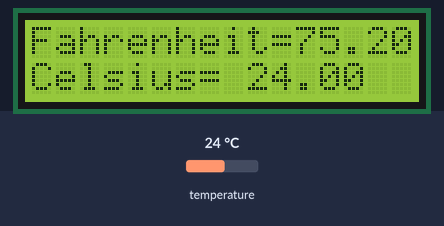
A sketch run on a simulated Arduino Uno, built with avr-gcc and run on an emulated ATmega328P. Shown: 16×2 character LCD. Inputs (shaded band) come from the test bench; at power-on: temperature 24 °C. What the sketch prints to the serial monitor is not drawn.

Above: at 1.2 s.
1.3 s: temperature set to 12 °C
At 2.7 s:
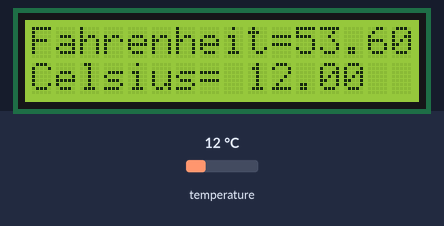
3.9 s: temperature set to 28 °C
At 6.1 s:
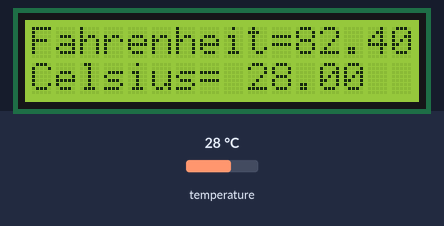
6.5 s: temperature set to 33 °C
At 8.3 s:
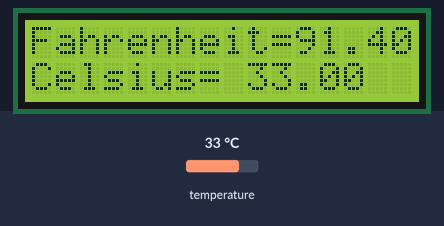
9.2 s: temperature set to 7 °C
At 11.7 s:
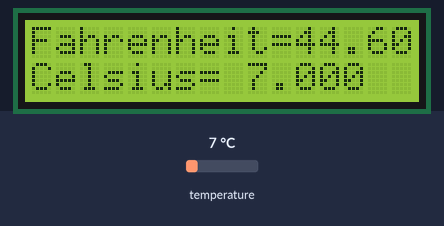
Timing chart, 0 to 12.8 s (numbered marks = the images above; inputs shaded):
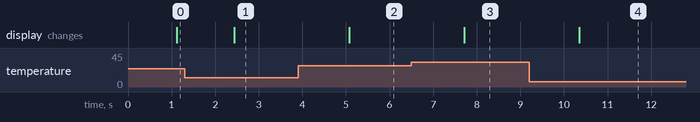

Measured:
- after the input at 1.3 s, the display: changes after 1.1 s (image 1)
- after the input at 3.9 s, the display: changes after 1.2 s (image 2)
- after the input at 6.5 s, the display: changes after 1.2 s (image 3)
- after the input at 9.2 s, the display: changes after 1.2 s (image 4)

The sketch:

SensorProject1_DS18B20TemperatureSensor.ino
```cpp
/*
* Name: DS18B20 Temperature Sensor
*
* Description: Digital thermometer
*
* Author: Amar Bhatt
*/

// OneWire DS18S20, DS18B20, DS1822 Temperature Example
//
// http://www.pjrc.com/teensy/td_libs_OneWire.html
//
// The DallasTemperature library can do all this work for you!
// http://milesburton.com/Dallas_Temperature_Control_Library
#include <OneWire.h>

// LCD library
#include <LiquidCrystal.h>

// Define teperature sensor pin
OneWire  ds(10);  // on pin 10 (a 4.7K resistor is necessary)

// Create new LCD display on pins 12, 11, 5, 4, 3, 2
LiquidCrystal lcd(12, 11, 5, 4, 3, 2);

//Initialize
void setup(void) {
  lcd.begin(16, 2); // 16x2 LCD
  lcd.clear(); //reset lcd
  lcd.setCursor(0,0); //set cursor of led to front
  lcd.print("Fahrenheit= ");
  lcd.setCursor(0,1);
  lcd.print("Celsius= ");

  Serial.begin(9600);
}

void loop(void) {
  // Variables for OneWire library
  byte i;
  byte present = 0;
  byte type_s;
  byte data[12];
  byte addr[8];

  // Final values
  float celsius, fahrenheit;

  // if sensor cannot connect
  if ( !ds.search(addr)) {
    Serial.println("No more addresses.");
    Serial.println();
    ds.reset_search();
    delay(250);
    return;
  }

  // get ROM value of sensor (debugging)
  Serial.print("ROM =");
  for( i = 0; i < 8; i++) {
    Serial.write(' ');
    Serial.print(addr[i], HEX);
  }

  if (OneWire::crc8(addr, 7) != addr[7]) {
      Serial.println("CRC is not valid!");
      return;
  }
  Serial.println();

  // the first ROM byte indicates which chip
  switch (addr[0]) {
    case 0x10:
      Serial.println("  Chip = DS18S20");  // or old DS1820
      type_s = 1;
      break;
    case 0x28:
      Serial.println("  Chip = DS18B20");
      type_s = 0;
      break;
    case 0x22:
      Serial.println("  Chip = DS1822");
      type_s = 0;
      break;
    default:
      Serial.println("Device is not a DS18x20 family device.");
      return;
  }

  ds.reset();
  ds.select(addr);
  ds.write(0x44, 1);        // start conversion, with parasite power on at the end

  delay(1000);     // maybe 750ms is enough, maybe not
  // we might do a ds.depower() here, but the reset will take care of it.

  present = ds.reset();
  ds.select(addr);
  ds.write(0xBE);         // Read Scratchpad

  Serial.print("  Data = ");
  Serial.print(present, HEX);
  Serial.print(" ");
  for ( i = 0; i < 9; i++) {           // we need 9 bytes
    data[i] = ds.read();
    Serial.print(data[i], HEX);
    Serial.print(" ");
  }
  Serial.print(" CRC=");
  Serial.print(OneWire::crc8(data, 8), HEX);
  Serial.println();

  // Convert the data to actual temperature
  // because the result is a 16 bit signed integer, it should
  // be stored to an "int16_t" type, which is always 16 bits
  // even when compiled on a 32 bit processor.
  int16_t raw = (data[1] << 8) | data[0];
  if (type_s) {
    raw = raw << 3; // 9 bit resolution default
    if (data[7] == 0x10) {
      // "count remain" gives full 12 bit resolution
      raw = (raw & 0xFFF0) + 12 - data[6];
    }
  } else {
    byte cfg = (data[4] & 0x60);
    // at lower res, the low bits are undefined, so let's zero them
    if (cfg == 0x00) raw = raw & ~7;  // 9 bit resolution, 93.75 ms
    else if (cfg == 0x20) raw = raw & ~3; // 10 bit res, 187.5 ms
    else if (cfg == 0x40) raw = raw & ~1; // 11 bit res, 375 ms
    //// default is 12 bit resolution, 750 ms conversion time
  }
  celsius = (float)raw / 16.0;
  fahrenheit = celsius * 1.8 + 32.0;
  Serial.print("  Temperature =");
  Serial.print(celsius);
  Serial.print(" Celsius, ");
  Serial.print(fahrenheit);
  Serial.println(" Fahrenheit");

  lcd.setCursor(11,0);
  lcd.print(fahrenheit);
  lcd.setCursor(9,1);
  lcd.print(celsius);
}
```
